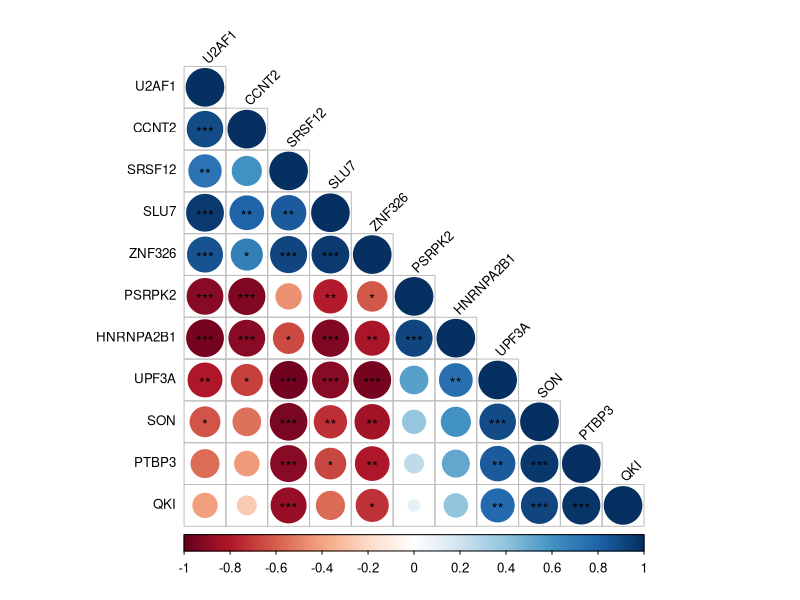

Reproduce this figure in R. (Note: this script raises an error after producing the figure.)
#Code correlation plot #################################################

#Load libraries
library(corrplot) #function corrplot
library(Hmisc) #function rcorr

#Read file
data = read.table("data_correlation.txt")

#Calculate pairwise correlations of all columns (genes)
res = rcorr(as.matrix(data),type="spearman")

#Make hierarchically clustered plot
pdf("correlation_plot.pdf")
corrplot(res$r, p.mat = res$P, insig = "label_sig", sig.level = c(.001, .01, .05), 
         pch.cex = .9, method = "circle", tl.cex = 0.8, tl.col = "black", tl.srt = 45, type = "lower", order = "hclust")
garbage=dev.off()
